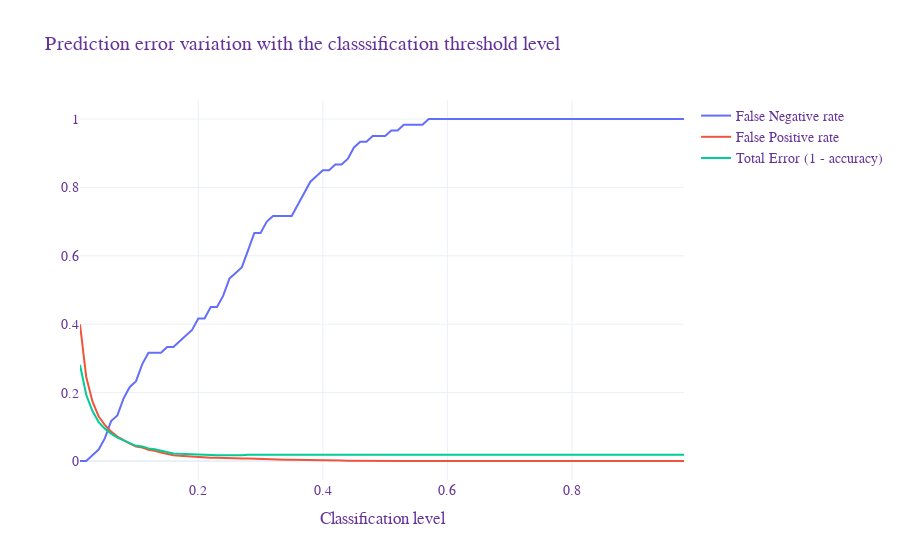
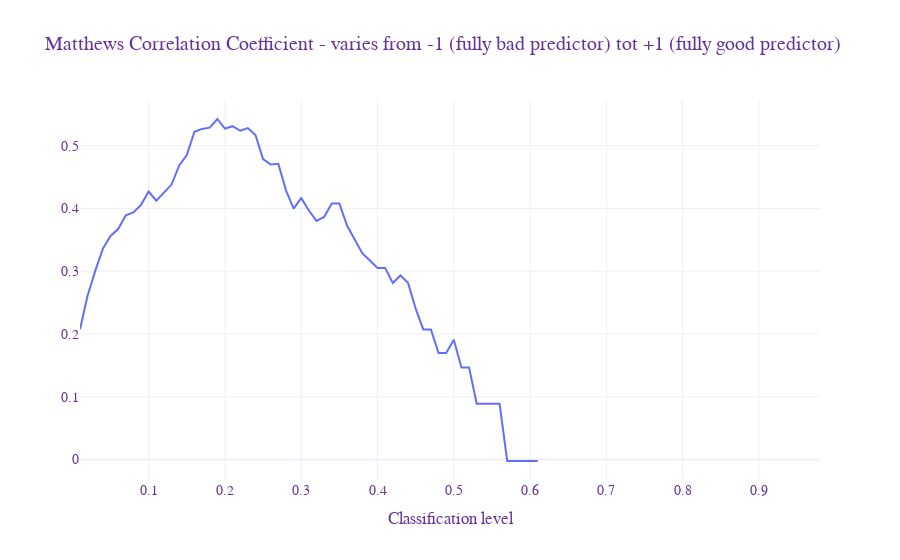

The cell these charts' notebook holds for them, in order:
### Code cell
# Optimal classification probability threshold based on OOB
idx=0

start=1
end=99
step=1

FNR = [None] * round(end/step)
FPR = [None] * round(end/step)
tot_err = [None] * round(end/step)
MattCorr = [None] * round(end/step)
thresh = [None] * round(end/step)

rf_class = RandomForestClassifier(
                n_estimators=500, criterion="gini", oob_score=True,
                min_samples_leaf=1, max_features= "sqrt", bootstrap=True, 
                random_state=42)

modelCla_iter2 = make_pipeline(feature_trans, rf_class)
modelCla_iter2.fit(X_train, y_train)

for prob_thre in range(start,end,step):
    thresh[idx] = prob_thre/100
    
    y_pred_iter2 = (modelCla_iter2.predict_proba(X_test)[:,1] >= prob_thre/100).astype(bool)

    cm = confusion_matrix(y_test, y_pred_iter2)
    tp = cm[1,1]
    tn = cm[0,0]
    fn = cm[1,0]
    fp = cm[0,1]
    
    FNR[idx] = fn/(fn+tp)
    FPR[idx] = fp/(fn+tn)
    tot_err[idx] = 1 - (tp+tn)/(tp+tn+fp+fn)
    MattCorr[idx] = (tp*tn-fp*fn)/np.sqrt((tp+fp)*(tp+fn)*(tn+fp)*(tn+fn)) # per valori di alfa alti può non esistere perchè FNR=1
    #print(np.sqrt((tp+fp)*(tp+fn)*(tn+fp)*(tn+fn)))
    #print(cm), print(fn), print(fp), print(tot_err)
    idx+=1
    
# Plot graph
# FPR, FNR and Total error varying the threshold
fig = go.Figure()
fig.add_trace(go.Scatter(x=thresh,y=FNR, name="False Negative rate"))
fig.add_trace(go.Scatter(x=thresh,y=FPR, name="False Positive rate"))
fig.add_trace(go.Scatter(x=thresh,y=tot_err, name="Total Error (1 - accuracy)"))
fig.update_layout(title="Prediction error variation with the classsification threshold level",
                  xaxis_title="Classification level",
                  font=dict(family="Times New Roman, monospace",size=14,color="RebeccaPurple"),
                  template="plotly_white")
fig.show()

# Matthews Correlation Coefficient varying the threshold
fig = go.Figure()
fig.add_trace(go.Scatter(x=thresh,y=MattCorr))
fig.update_layout(title="Matthews Correlation Coefficient - varies from -1 (fully bad predictor) tot +1 (fully good predictor)",
                  xaxis_title="Classification level",
                  font=dict(family="Times New Roman, monospace",size=14,color="RebeccaPurple"),
                  template="plotly_white")
fig.show()
